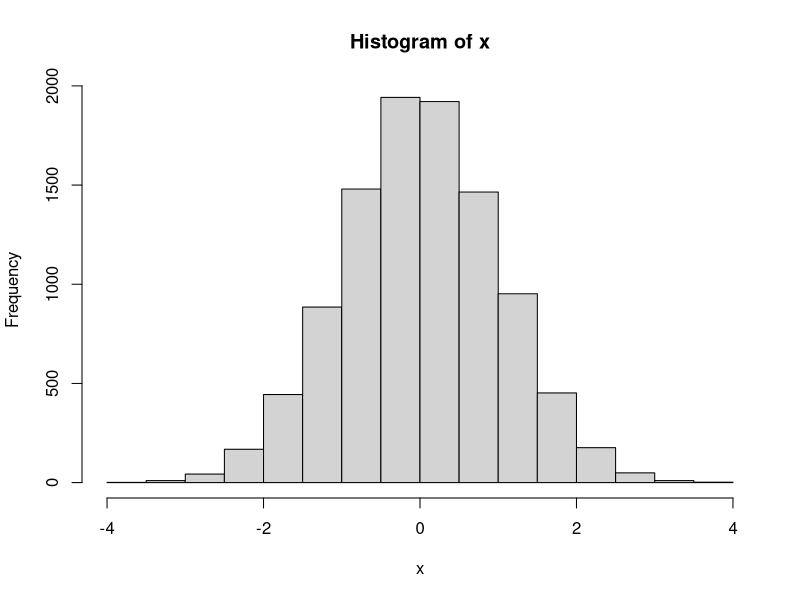
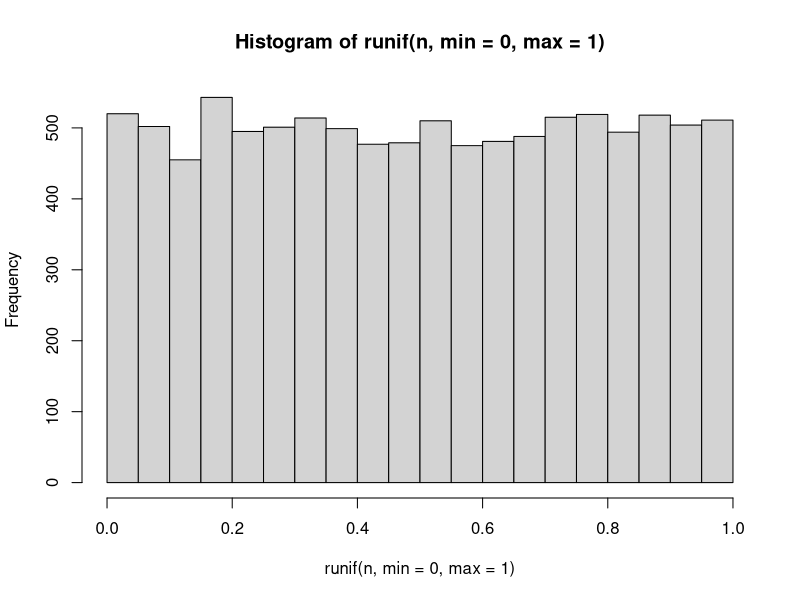
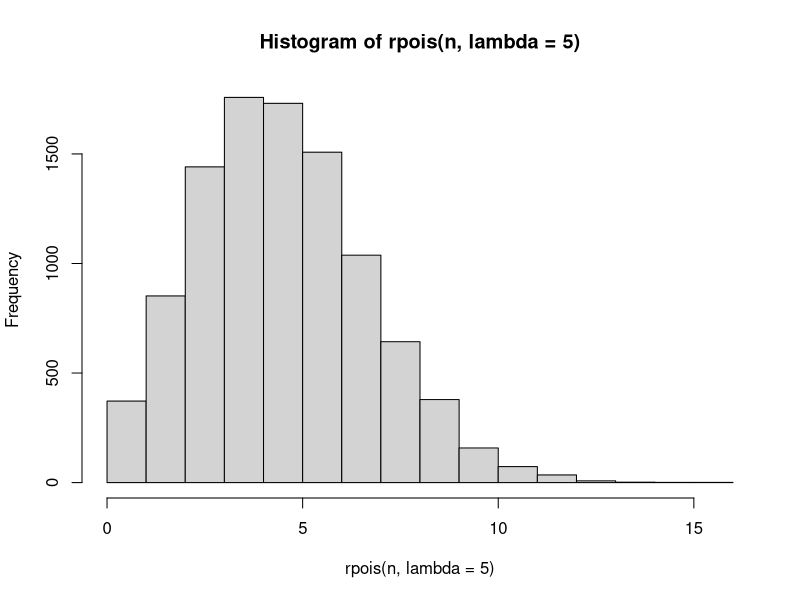
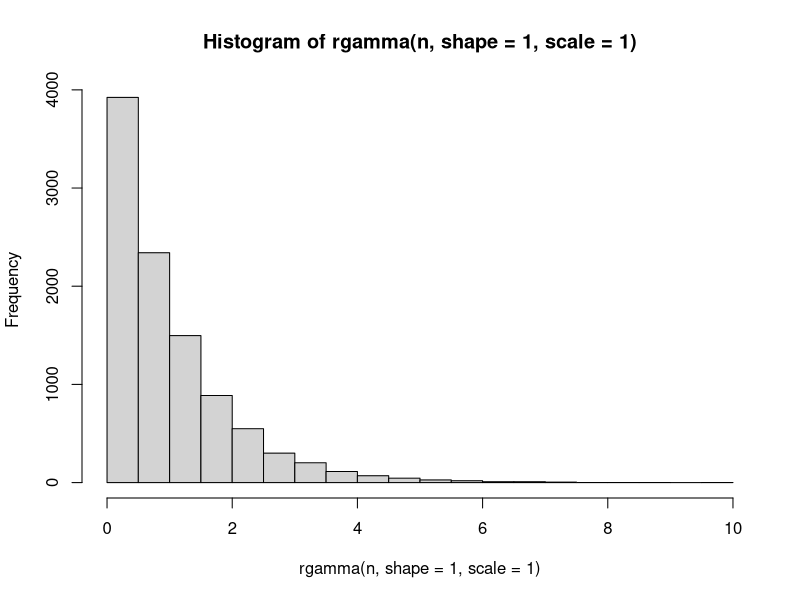
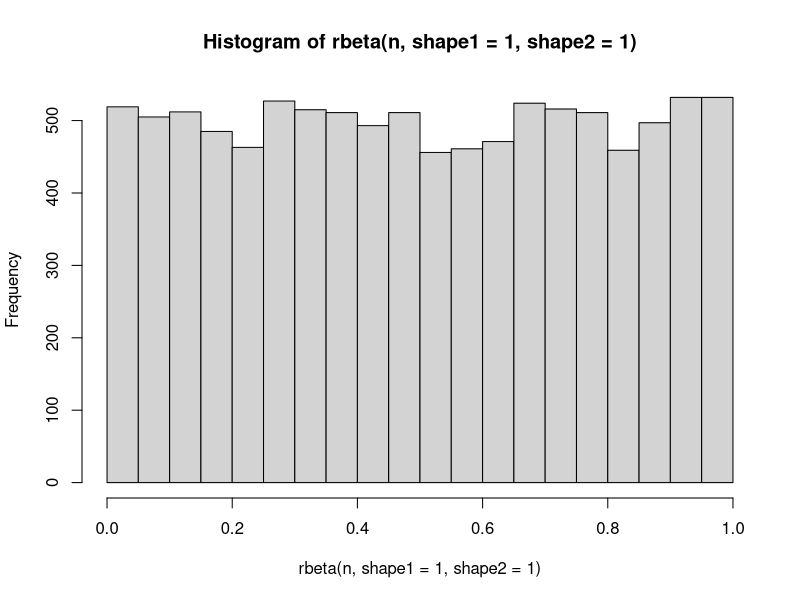

Source code (R) for these figures, in order:
# Ctrl+Enterで1行ずつ実行

## 値の代入
x <- 1
x = 1  # 使い方注意


## 変数情報の表示
x  # value itself
print(x)
class(x)  # 変数の型


## ベクトルの作成
x <- c(1, 2, 3)  # combine values
x <- c(x, 4, 5, 6)  # combine extra values
x <- c(0.5, 1.2, 3.4)
x <- 1:6  # sequence
x <- seq(6)
x <- "aaa"
x <- TRUE  # or x <- T
x <- FALSE  # or x <- F


## リスト
x <- list(a=1, b=2, c=3)
x[["a"]]
x$a


## 乱数生成
n <- 10000
x <- rnorm(n, mean=0, sd=1)  # 正規分布
hist(x)

hist(runif(n, min=0, max=1))  # 一様分布
hist(rpois(n, lambda=5))  # ポアソン分布
hist(rgamma(n, shape=1, scale=1))  # ガンマ分布
hist(rbeta(n, shape1=1, shape2=1))  # ベータ分布

RNGkind()  # 乱数生成アルゴリズム
help("RNGkind")
?RNGkind
set.seed(12345)  # 乱数シード設定
x <- rnorm(10)
set.seed(12345); x <- rnorm(10)
